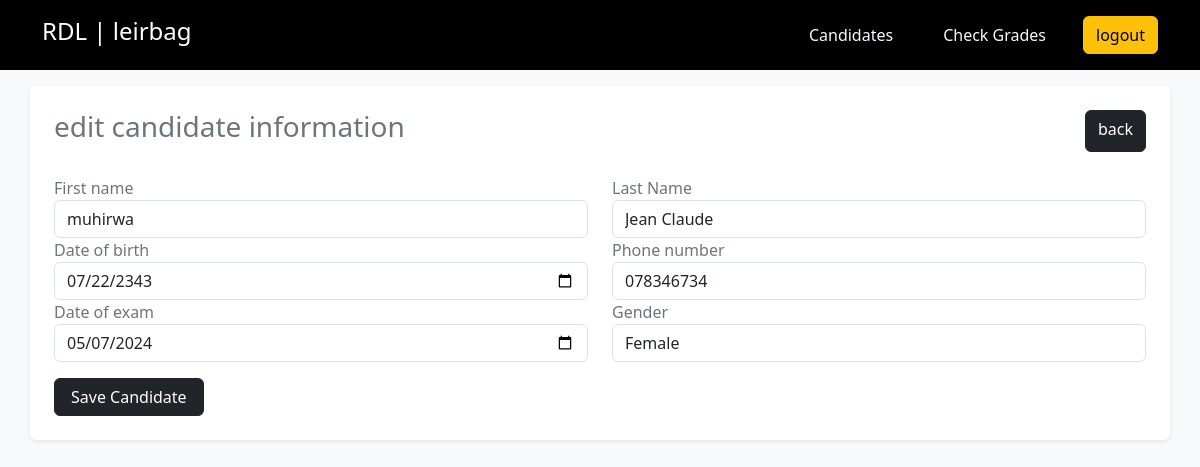
The app's page /admin/editCandidate.php?id=12000348378232 (signed in) with its own data.
### tables this page shows
CREATE TABLE `candidate` (
  `candidateNationalId` varchar(16) NOT NULL,
  `firstName` text NOT NULL,
  `lastName` text NOT NULL,
  `gender` text NOT NULL,
  `dob` date NOT NULL DEFAULT current_timestamp(),
  `examDate` date NOT NULL DEFAULT current_timestamp(),
  `phoneNumber` varchar(10) NOT NULL
);

### admin/editCandidate.php (the view, shortened to what this page needs)
<?php
$user = $_SESSION['auth'];
require "../config/connection.php";
if ($_SERVER['REQUEST_METHOD'] == "GET") {
    $candidateId = $_GET['id'];
    $candidate = $conn
        ->query("SELECT * FROM `candidate` WHERE `candidateNationalId` = '$candidateId'")
        ->fetch_object();
}
?>
<!DOCTYPE html>
<html lang="en">
<head>
    <link rel="stylesheet" href="..\bootstrap\css\bootstrap.min.css">
</head>
<body class="bg-light text-secondary">
    <div class="bg-black text-white">
        <div class="container d-flex align-items-center justify-content-between">
            <h4>RDL | <?php echo $user->adminName; ?> </h4>
            <ul class="d-flex align-items-center gap-4 mt-3 list-unstyled">
                <li>
                    <a href="index.php" class="btn btn-link text-light text-decoration-none">Candidates</a>
                </li>
                <li>
                    <a href="grades.php" class="btn btn-link text-light text-decoration-none">Check Grades</a>
                </li>
                <li>
                    <a href="../auth/logout.php" class="btn btn-warning">logout</a>
                </li>
            </ul>
        </div>
    </div>
    <div class="container my-3 bg-white rounded shadow-sm p-4">
        <div class="d-flex justify-content-between mb-4">
            <h3>edit candidate information</h3>
            <a href="index.php" class="btn btn-dark">back</a>
        </div>
        <form method="post">
            <div class="row">
                <div class="col-md-6">
                    <div class="form-group">
                        <label for="">First name</label>
                        <input value="<?php echo $candidate->firstName; ?>" type="text" name="firstName" class="form-control" placeholder="ex: John">
                    </div>
                </div>
                <div class="col-md-6">
                    <div class="form-group">
                        <label for="">Last Name</label>
                        <input value="<?php echo $candidate->lastName; ?>" type="text" name="lastName" class="form-control" placeholder="ex: Doe">
                    </div>
                </div>
                <div class="col-md-6">
                    <div class="form-group">
                        <label for="">Date of birth</label>
                        <input value="<?php echo $candidate->dob; ?>" type="date" name="dob" class="form-control">
                    </div>
                </div>
                <div class="col-md-6">
                    <div class="form-group">
                        <label for="">Phone number</label>
                        <input value="<?php echo $candidate->phoneNumber; ?>" type="number" name="phoneNumber" class="form-control">
                    </div>
                </div>
                <div class="col-md-6">
                    <div class="form-group">
                        <label for="">Date of exam</label>
                        <input value="<?php echo $candidate->examDate; ?>" type="date" class="form-control" name="examDate">
                    </div>
                </div>
                <div class="col-md-6">
                    <div class="form-group">
                        <label for="">Gender</label>
                        <select name="gender" class="form-control">
                            <option value="Female" <?php echo $candidate->gender == "Female" ? "selected" : null; ?>>Female</option>
                        </select>
                    </div>
                </div>
                <div class="col-md-12">
                    <div class="form-group mt-3">
                        <button class="btn btn-dark px-3">Save Candidate</button>
                    </div>
                </div>
            </div>
        </form>
    </div>
</body>
</html>

### records on screen
candidate: firstName "muhirwa", lastName "Jean Claude", dob "07/22/2343", phoneNumber "078346734", examDate "05/07/2024", gender "Female"

### other values on screen
$user->adminName "leirbag"
